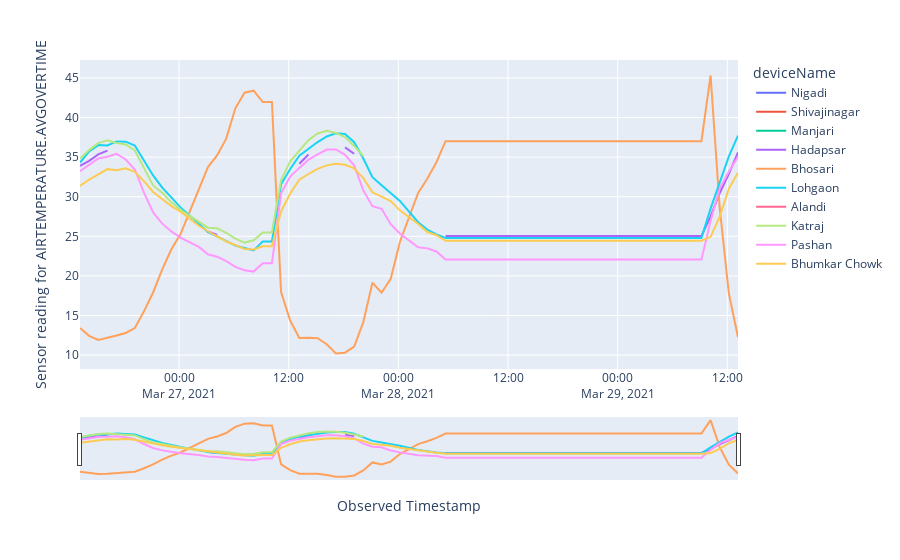

Write notebook code for a chart like this one.
### Code cell
# plot the measures of a proprty over ndays for all resources
def timeSeriesVis2(col, ndays):
    column_name=col
    fig = px.line(
        measures, 
        x="observationDateTime", 
        y=column_name,
        color='deviceName'
    )
    display(widgets.HTML(f'<center style="font-size:14px">Temporal sensor reading for {col.upper()} from {start_time.date()} to {end_time.date()} of all sensors<center>'))
    fig.update_layout(
        xaxis_title="Observed Timestamp",
        yaxis_title="Sensor reading for "+col.upper(),
        font=dict(
            size=12
        )
    )
    fig.update_xaxes(rangeslider_visible=True)
    fig.show()
timeSeriesVis2('airTemperature.avgOverTime',ndays)
